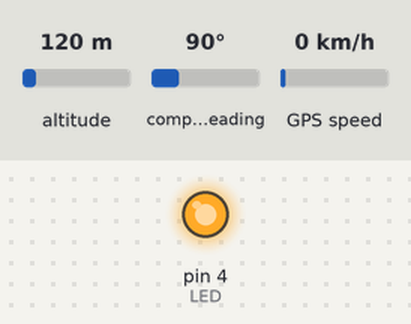
The sketch below on a simulated Arduino Uno, built with avr-gcc and run on an emulated ATmega328P. Shown: output pins drawn as LEDs (lit = HIGH). Inputs (shaded band) come from the test bench; at power-on: altitude 120 m, compass heading 90°, GPS speed 0 km/h. The GPS gets a fix after 3 s at 37.7749, -122.4194 with 8 satellites; what the sketch prints to the serial monitor is not drawn.

Above: at 0.1 s.
At 1.1 s:
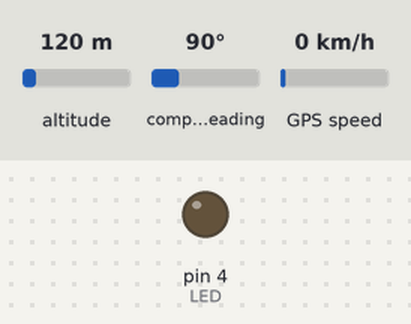
Timing chart, 0 to 2.6 s (numbered marks = the images above):
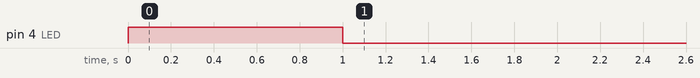

The sketch:

8_test_GPS_tingpsplusplus.ino
```cpp
		//Pro Mini/UNO
		//3.3V 8MHz
		//Programmer - ArduinoISP
		//Bootload programmer USB ASP
/*
    pinMode(BUTON, INPUT_PULLUP);
    pinMode(BUZ, OUTPUT);
=====================================
      - LED implenent millis();
DONE -  LED blink function
      - LED PWM - 2020-11-23

DONE - BMP - find adress
DONE - BMP - receive data
DONE - BMP - filter data to meters
DONE - BMP - set zero meters, with serial or when turned ON

      FLASH - store data in memory
      FLASH - read data from memory

      GYRO - find adress
      GYRO - receive data
      GYRO - filter angle, acceleration

DONE - GPS - receive full data  - 2020-11-23
DONE - GPS - filter to lat lon  - 2020-11-23

      RF - send data
      RF - receive data-write in serial
      RF - send diferent signal powers
      RF - receive DT, move servo
      RF - check transceive distance
      RF - send FM tone

      EEPROM - store board settings
      APP - change parameteres thru serial

==possible PRODUCTS==
GPS standalone
RDT
Alti Logger
RF Beacon
Timer

==possible MODES==
Timer RF BUNT mode
Timer RF FLY mode
Timer Gyro FLY mode
Timer Gyro BUNT mode
Timer Gyro RF info mode

		 BOARD			"GPS REV C"
		 STAB
		 BUTON		-	push button on board
		 LED 		-	LED on board
		 INT_GYRO	-	accelerometer INT pin
		 RF_NSS		-	RFM9x NSS PIN
		 DATA_RF	-	RFM9x data 1
		 DATA_RF_2	-	RFM9x data 2
		 RF_FM		-	send FM tone broadcast, should be DIO2 on RFM9x??
		 MEM_CS		-	Flash memory chip select - used for altimeter data
		 GPS_RX   - 2!!!
		 GPS_TX   - 3!!!


working functions:
	serial_print_info();
	i2c_scaner();
	led_blink_loop(int pin, int on_time, int Off_time);
	buz_short(PIN, times); //active buz
	buz_tone(PIN, start_freq, end_freq);//passive buz
*/
              /*
              BMP180 - I2C device found at address #define BMP180_ADR		0x77
    KEYWORDS:
              begin  KEYWORD2
              startTemperature  KEYWORD2
              getTemperature  KEYWORD2
              startPressure KEYWORD2
              getPressure KEYWORD2
              sealevel  KEYWORD2
              altitude  KEYWORD2

              */
/*
check coordinates in google maps
57.2330876, 021.3307052

2020-11-23 - works fine
atrada loti tuvu-1 kvartaals ventspilii
tieshaa tuvumaa bija 5staavu maaja
*/
#define GPS_RF_C
#define SOFT_VER "20201123_3"

#include "Pinmap.h"
#include "Timer_definitions.h"

              //GPS Library
              #include <TinyGPS++.h>
              TinyGPSPlus gps;
              #include <SoftwareSerial.h>
              SoftwareSerial GPS(GPS_TX, GPS_RX);//tMCU RX,TX
              double Lat;
              double Long;
              int day, month, year;
              int hour, minute, second;
              typedef struct {
              float LLat;//alt
              float LLon;
              float TTemperature;
              float Altitude;
            }
            Payload;
            Payload theData;


void setup(){
	Serial.begin(9600);
	GPS.begin(9600);

	pinMode(LED, OUTPUT);
	pinMode(BUTON, INPUT_PULLUP);

	serial_print_info();
	buz_long(LED, 1);//turns on LED pin

	delay(500);
}

void loop(){
      Get_GPS();

      Serial.print("Lattitude [");
      //Serial.print(theData.LLat,6);
      Serial.print(Lat,6);
      Serial.println("]");
      Serial.print("Longitude [");
      //Serial.print(theData.LLon,6);
      Serial.print(Long,6);
      Serial.println("]");
}


static void smartDelay(unsigned long ms)
{
      unsigned long start = millis();
      do
      {
        while (GPS.available())
        gps.encode(GPS.read());
      } while (millis() - start < ms);
}

void Get_GPS()
{
      if (gps.location.isValid() == 1) {
          Lat = gps.location.lat();
          Serial.println(Lat);
          Long = gps.location.lng();
          Serial.println(Long);
          theData.LLat = Lat;
          theData.LLon = Long;
      }
      smartDelay(1000);
      if (millis() > 5000 && gps.charsProcessed() < 10)
      {
         Serial.println(F("No GPS detected: check wiring."));
      }
}
```

Pinmap.h
```cpp
#ifdef FFT_FIRST_REV_C
/*2020.10.02*/
#define STAB  		  14
#define WING  		  15
#define SW_1  		  16
#define SW_2  		  17
#define SW2 		    9
#define BUZ  		    13
#define LED_STATUS  	8
#define SERVO_ON  		5
//PINMAP FFT_FIRST_REV_C
//D3-LED status			OK!
//D5-servo 4
//D6-servo 3
//D7-BUZ-no gen			OK!
//D9-servo 1
//D10-servo ON
//D11-servo 2
//D12-hall 1
//D13-hall 2
//A6-BUTTON-ON OF ..ERRROR - analog pin, not digital
//A7-POW ON       ..ERRROR - analog pin, not digital
//A0-voltmeter
//D15 - TX2-GPS
//D16 - RX2-GPS
//D17 - DT in
//D18 - to BLE wake UP
//D19 - to BLE Config
#endif

#ifdef MODEL_A
/*2020-10-01*/
#define STAB  		  14
#define WING  		  15
#define SW_1  		  16
#define SW_2  		  17
#define SW2 		    9
#define BUZ  		    13
#define LED_STATUS  8
#define SERVO_ON  	5
#endif

#ifdef GPS_RF_C
/*2020.10.02 - added GPS_RF_C*/
#define BOARD			"GPS_REV_C"
#define STAB			9
#define WING			-1		//not used
#define SW_1			-1		//not used
#define SW_2			-1		//not used
#define BUTON			6		//push button on board
#define BUZ				-1		//not used
#define LED				4		//LED on board
#define SERVO_ON 		-1		//not used
#define INT_GYRO		17		//accelerometer INT pin
#define RF_NSS			10		//RFM9x NSS PIN
#define DATA_RF			15		//RFM9x data 1
#define DATA_RF_2		16		//RFM9x data 2
#define RF_FM			-1		//send FM tone broadcast, should be DIO2 on RFM9x??
#define	MEM_CS			14		//Flash memory chip select - used for altimeter data
#define GPS_RX			2
#define GPS_TX			3
//#define BMP280_ADRESS 0x76	//addr to gnd
//#define BMP180_ADRESS	0x77	//has no addres pin
//#define GYRO_ADRESS
#endif
```

Timer_definitions.h
```cpp
/*
2020-10-02
	Added:
		serial_print_info();
		led_blink_loop();
		buz_short();
		buz_long();
		buz_tone();
		timer_time(); with millis();
*/
#include "Pinmap.h"

unsigned long currentMillis;

#ifdef FFT_FIRST_REV_C
unsigned long sekunde       = 1000;

int TIMER_TIME;
bool RDT = false;

Servo stab_servo;
Servo wing_servo;

#endif

void serial_print_info(){
	//Serial.println("Board: " + BOARD );
	//Serial.println("Software: " + SOFT_VER);
	Serial.println("...");
}

void i2c_scaner(){//TODO

}

void led_blink_loop(uint8_t PIN, int on_time, int off_time){

	digitalWrite(PIN, HIGH);
	Serial.println("HIGH");
	delay(on_time);

	digitalWrite(PIN, LOW);
	Serial.println("LOW");
	delay(off_time);

}

void buz_short(uint8_t PIN, uint8_t times){
	for(int i=0; i<times; i++){
		digitalWrite(PIN, HIGH);
		delay(30);
		digitalWrite(PIN, LOW);
		delay(200);
	}
}

void buz_long(uint8_t PIN, uint8_t times){
	for(int i=0; i<times; i++){
		digitalWrite(PIN, HIGH);
		delay(1000);
		digitalWrite(PIN, LOW);
		delay(500);
	}
}

void buz_tone(uint8_t PIN, int start_freq, int end_freq){
	for (int i = start_freq; i <= end_freq; i++){
		tone(PIN, i);
		delay(1);
	}
}

void servo_on(){
  digitalWrite(SERVO_ON, HIGH);
}

void servo_off(){
    digitalWrite(SERVO_ON, LOW);
}

void timer_time( float time ){
    currentMillis = millis();
    while ( millis() < (currentMillis + time) ){
        // your time window for various status checking
    }
}
```
